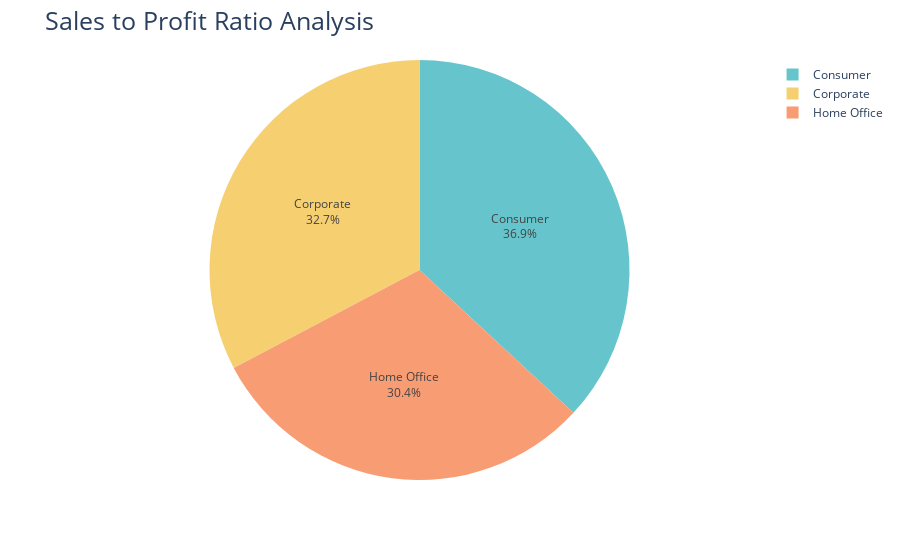

Notebook code for this chart:
### Code cell
# pie Chart
fig=px.pie(
    profit,
    names='Segment',
    values='sales_to_profit_ratio',
    color_discrete_sequence=px.colors.qualitative.Pastel
)

fig.update_traces(
    textposition="inside", 
    textinfo=('percent+label')
)

fig.update_layout(
    title="Sales to Profit Ratio Analysis",
    title_font=dict(size=25)
)

fig.show()

### Figure 1 — Plotly figure (JSON) as saved in the notebook; plotly's stock layout.template omitted (floating-point values rounded to 4 significant figures)
{"data": [{"domain": {"x": [0, 1], "y": [0, 1]}, "hovertemplate": "Segment=%{label}<br>sales_to_profit_ratio=%{value}<extra></extra>", "labels": ["Consumer", "Corporate", "Home Office"], "legendgroup": "", "name": "", "showlegend": true, "textinfo": "percent+label", "textposition": "inside", "type": "pie", "values": [8.659, 7.677, 7.125]}], "layout": {"autosize": true, "legend": {"tracegroupgap": 0}, "margin": {"t": 60}, "piecolorway": ["rgb(102, 197, 204)", "rgb(246, 207, 113)", "rgb(248, 156, 116)", "rgb(220, 176, 242)", "rgb(135, 197, 95)", "rgb(158, 185, 243)", "rgb(254, 136, 177)", "rgb(201, 219, 116)", "rgb(139, 224, 164)", "rgb(180, 151, 231)", "rgb(179, 179, 179)"], "title": {"font": {"size": 25}, "text": "Sales to Profit Ratio Analysis"}}}
